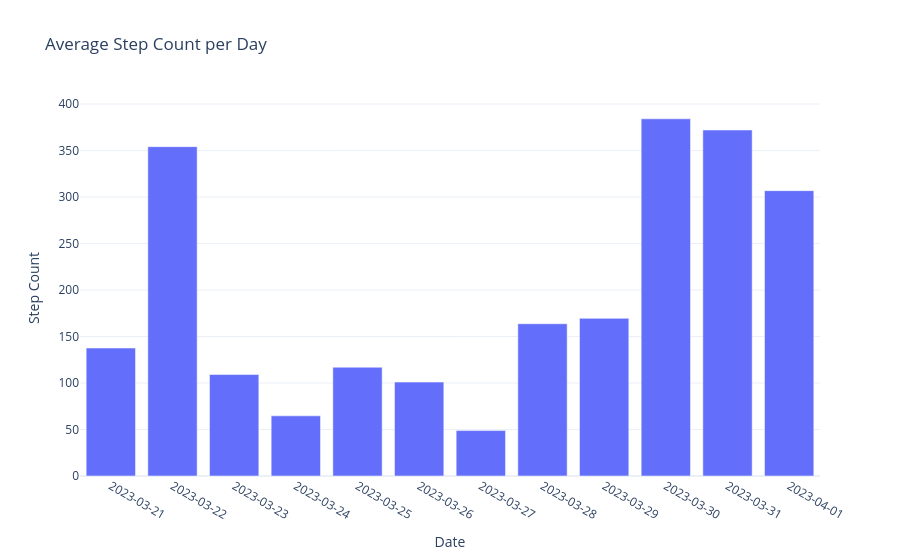

The notebook cell saved with this chart:
### Code cell
fig5 = px.bar(step_count_per_day, x = 'Date', y = 'Step Count', title="Average Step Count per Day")
fig5.update_xaxes(type='category')

fig5.show()

### Figure 1 — Plotly figure (JSON) as saved in the notebook; plotly's stock layout.template omitted (floating-point values rounded to 4 significant figures)
{"data": [{"alignmentgroup": "True", "hovertemplate": "Date=%{x}<br>Step Count=%{y}<extra></extra>", "legendgroup": "", "marker": {"color": "#636efa", "pattern": {"shape": ""}}, "name": "", "offsetgroup": "", "orientation": "v", "showlegend": false, "textposition": "auto", "type": "bar", "x": ["2023-03-21", "2023-03-22", "2023-03-23", "2023-03-24", "2023-03-25", "2023-03-26", "2023-03-27", "2023-03-28", "2023-03-29", "2023-03-30", "2023-03-31", "2023-04-01"], "xaxis": "x", "y": [137.6, 354.2, 109.1, 64.67, 117, 101, 48.88, 163.8, 169.6, 384.2, 372.2, 306.9], "yaxis": "y"}], "layout": {"autosize": true, "barmode": "relative", "legend": {"tracegroupgap": 0}, "title": {"text": "Average Step Count per Day"}, "xaxis": {"anchor": "y", "autorange": true, "domain": [0, 1], "range": [-0.5, 11.5], "title": {"text": "Date"}, "type": "category"}, "yaxis": {"anchor": "x", "autorange": true, "domain": [0, 1], "range": [0, 404.4], "title": {"text": "Step Count"}, "type": "linear"}}}
